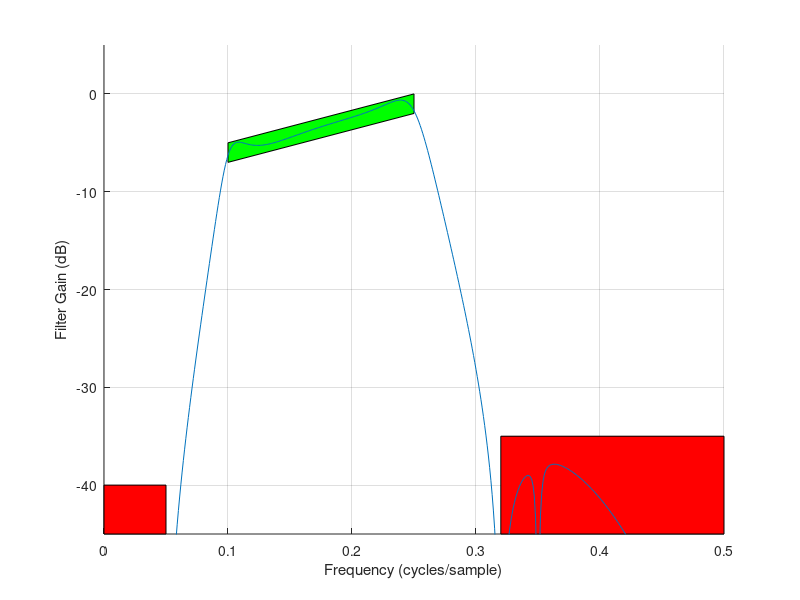

MATLAB code to generate this figure:
%% ECE486 Lab 3 - Task 2
% Script to design bandpass filter to pass frequencies within 0.10 <= f <=
% 0.25 and attenuate frequencies f<=0.05 and f>=0.32 by at least 35 dB

%% Generate filter coefficients
pf = [.1 .14 .22 .25 .35];			% pole frequencies
r = [.93 .62 .6 .89 .98];
% bw = (0.25 - 0.1)*2*pi;		% bandwidth
% r = 1 - bw/(2+length(pf));	% radius of poles
zf = [0 .05 .32 .35 0.5];				% zero frequencies
p = [r.*exp(1i*2*pi.*pf) r.*exp(-1i*2*pi.*pf)];	% poles
z = [1*exp(1i*2*pi.*zf) 1*exp(-1i*2*pi.*zf)];	% zeros
a = poly(p);
b = poly(z);


f = 0:.001:.5;
num = zeros(1,length(f));
den = zeros(1,length(f));
for k=1:length(a)
	den = den + a(k)*exp(-1i*2*pi*(k-1).*f);
end
for k=1:length(b)
	num = num + b(k)*exp(-1i*2*pi*(k-1).*f);
end
G1 = num ./ den;
% G1 = (b(1) + b(2)*exp(-1i*2*pi*f) + b(3)*exp(-1i*2*pi*2*f))./ ...
% 	 (a(1) + a(2)*exp(-1i*2*pi*f) + a(3)*exp(-1i*2*pi*2*f));

K = 1/max(abs(G1))-.002;
G1 = K .* G1;

figure(1); hold on;
patch([0.1 0.1 0.25 0.25],[-7 -5 0 -2],'g');
patch([0 0 0.05 0.05],[-45 -40 -40 -45],'r');
patch([0.32 0.32 0.5 0.5],[-45 -35 -35 -45],'r');
plot(f,20*log10(abs(G1))); grid on;
axis([0 0.5 -45 5]);
xlabel('Frequency (cycles/sample)'); ylabel('Filter Gain (dB)');